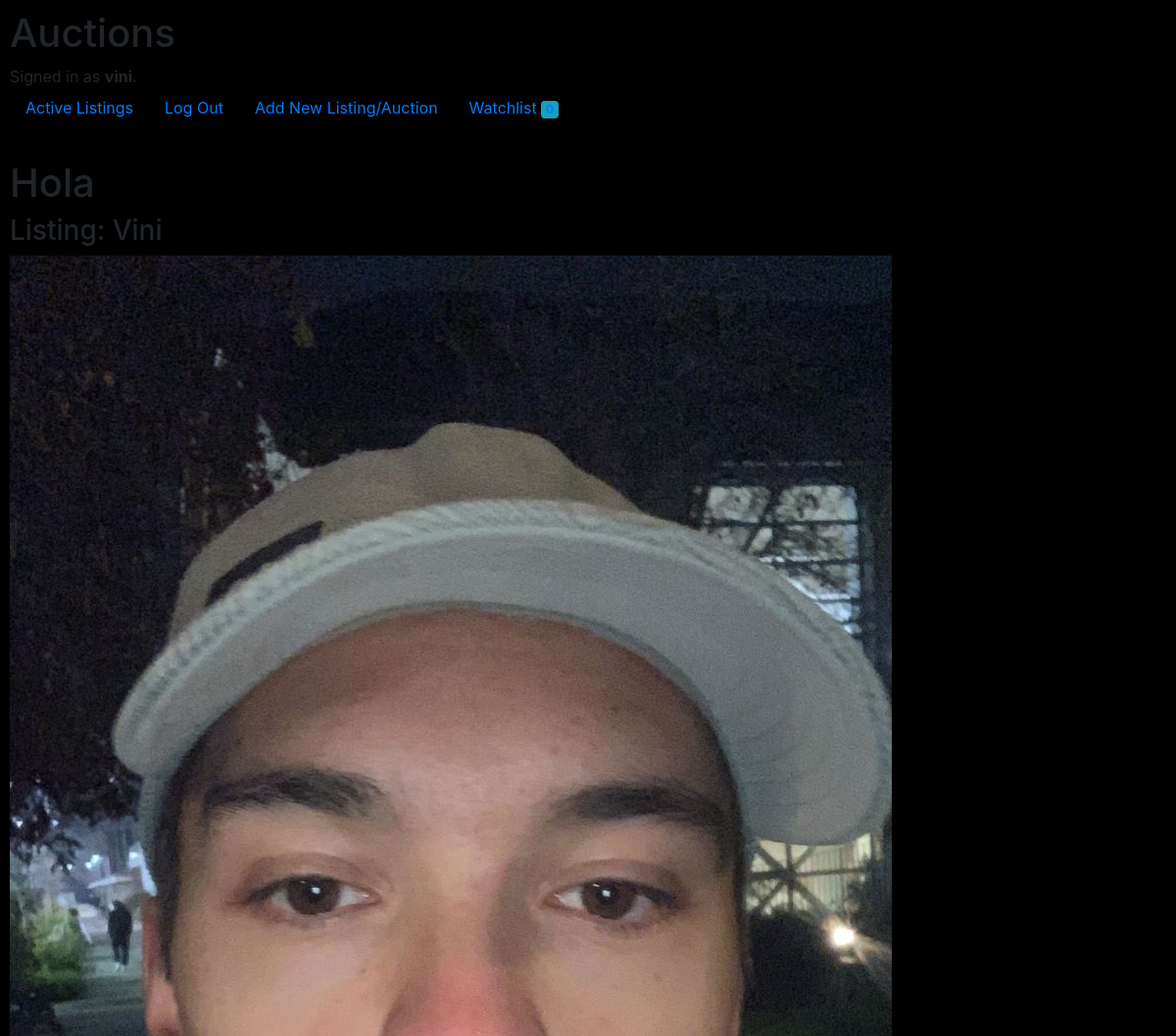
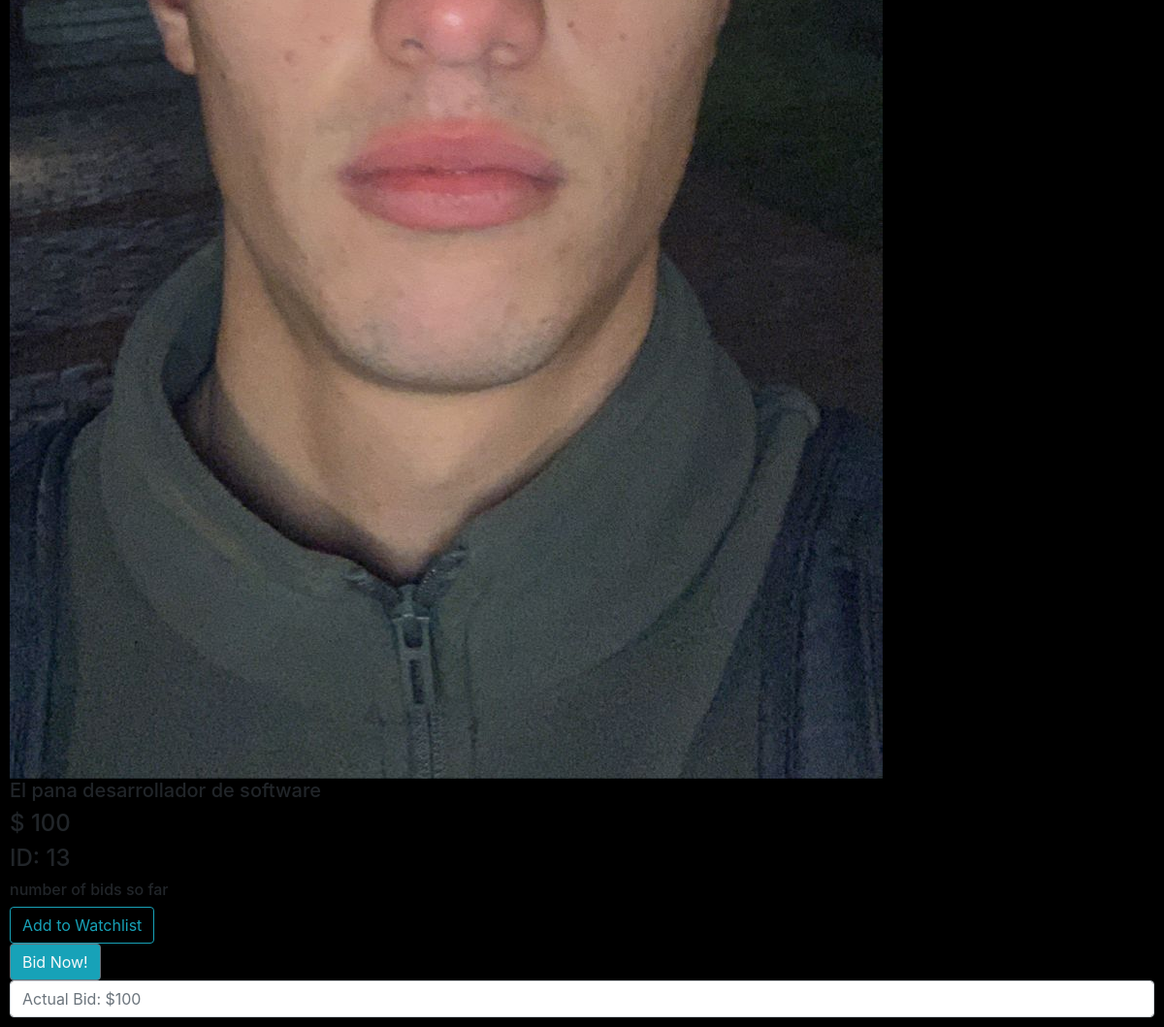
The page /listings/13 (signed in) on the database as committed earlier (2 pictures, top to bottom).
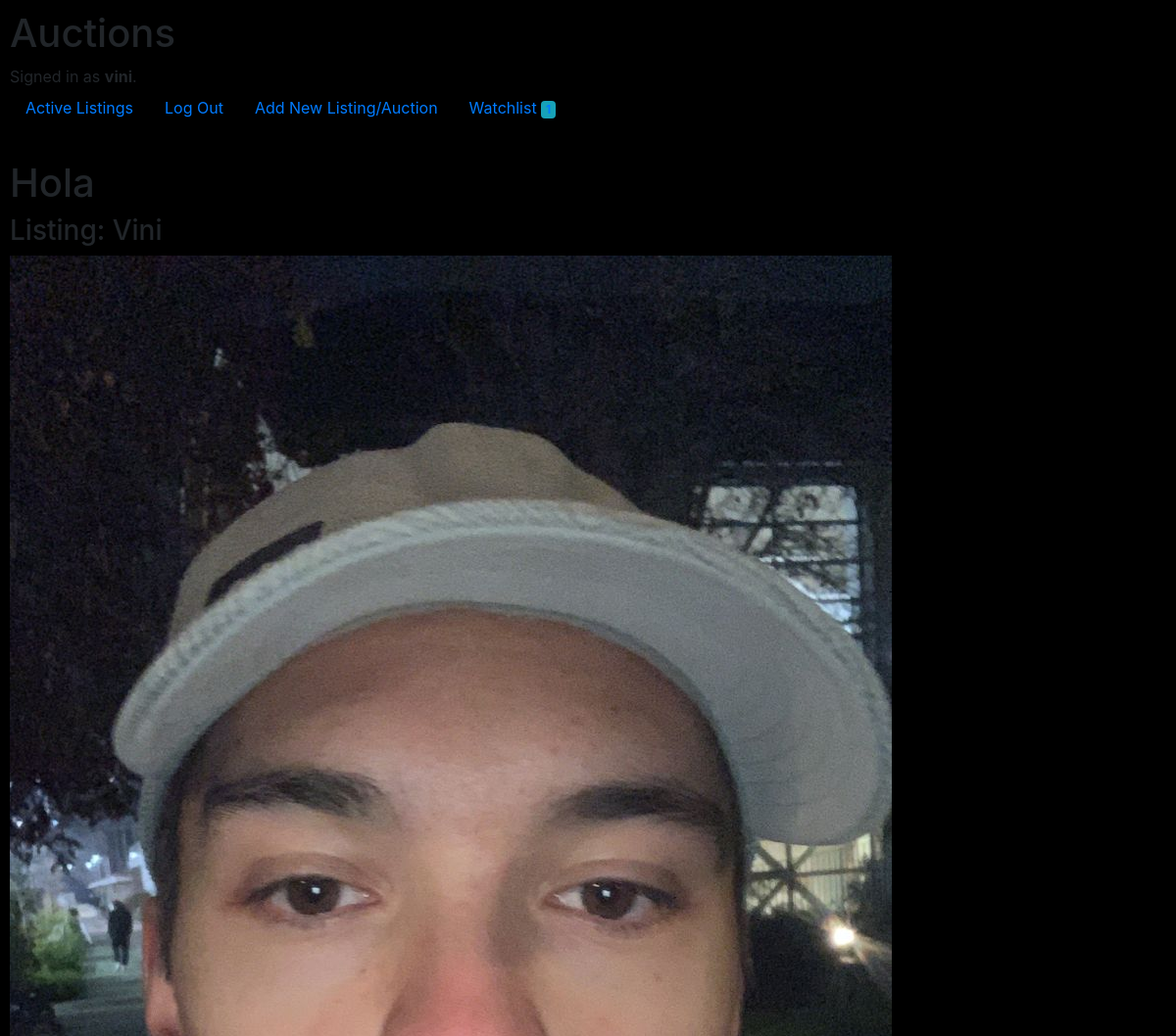
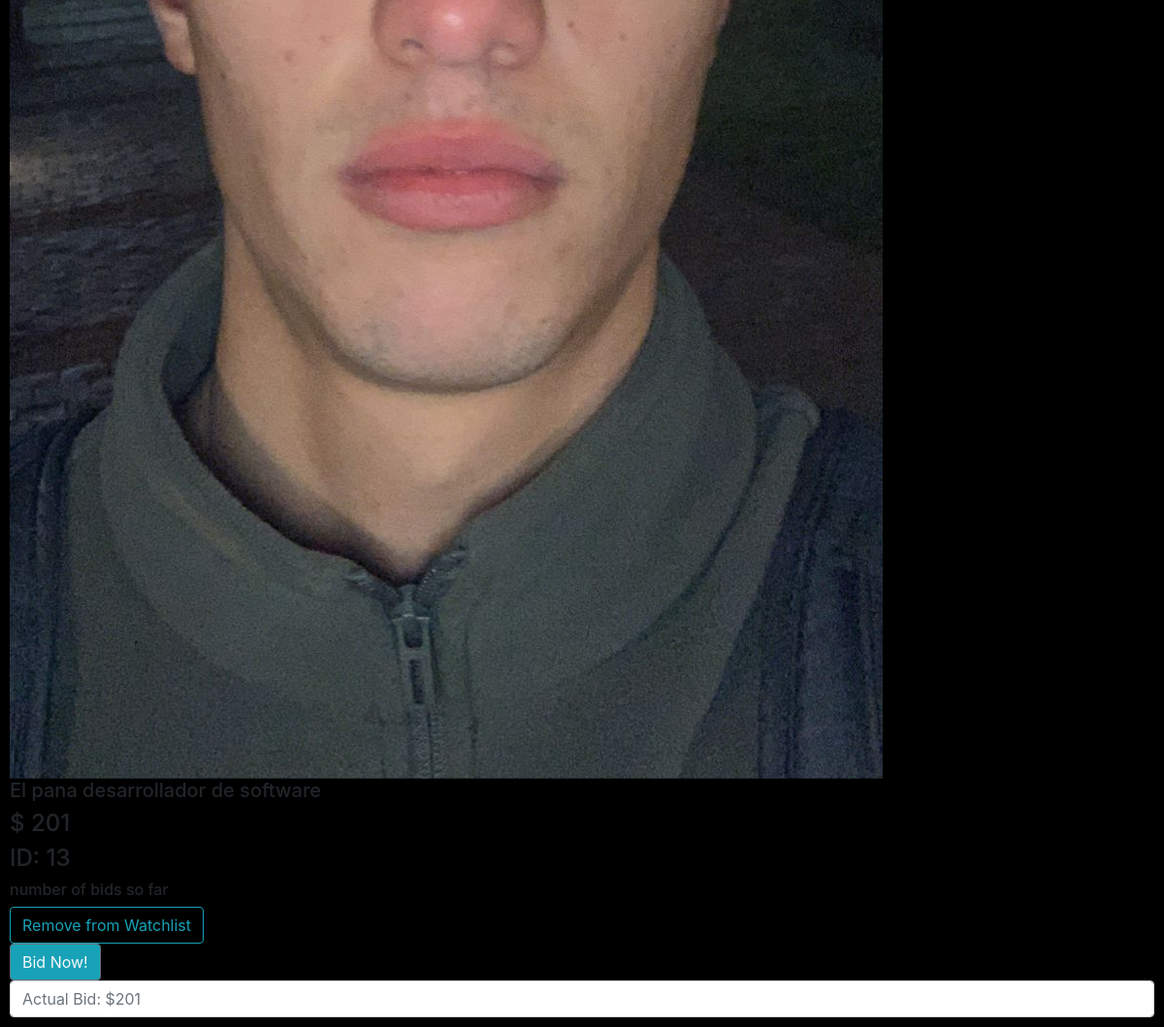
The same page on the database as committed later (2 pictures, top to bottom).
### auctions/models.py (models this page shows, shortened)
class User(AbstractUser):
    watchlist_counter = models.IntegerField(default=0, blank=True)
    watchlist = models.ManyToManyField(Auction, related_name='watchlist', blank=True)

class Auction(models.Model):
    image = models.ImageField(null=True, blank=True, upload_to="static/auctions/media")
    starting_bid = models.IntegerField(null=True)
    price = models.IntegerField()
    title = models.CharField(max_length=64)
    description = models.TextField()
    date = models.DateTimeField(auto_now=True)
    category = models.CharField(
        max_length=3,
        choices=CATEGORIES
    )

### auctions/views.py (the view)
# urls.py: path("listings/<int:listing_id>", views.listing_details, name="listing_details"),
@login_required(login_url='auctions/login.html')
def listing_details(request, listing_id):
    listing = Auction.objects.get(pk=listing_id)
    watchlist = request.user.watchlist.all()
    return render(request, "auctions/listing_details.html", {
        "listing": listing,
        "watchlist": watchlist
    })

### auctions/templates/auctions/listing_details.html (shortened to what this page needs)
{% extends "auctions/layout.html" %}
{% block body %}
    <h1>Hola</h1>
    <h3>Listing: {{ listing.title }}</h3>
     <img src="/{{ listing.image }}"" alt="image" />
    <h5>{{ listing.description }}</h5>
    <h4>$ {{ listing.price }}</h4>
    <h4>ID: {{ listing.id }}</h4>
    <h6>number of bids so far</h6>
    {% if listing not in watchlist %}
        <form action="{% url 'add_to_watchlist' listing.id %}" method="post">
            <input type="submit" class="btn btn-outline-info" value="Add to Watchlist">
        </form>
    {% else %}
        <form action="{% url 'remove_from_watchlist' listing.id %}" method="post">
            <input type="submit" class="btn btn-outline-info" value="Remove from Watchlist">
        </form>
    {% endif %}
    <form action="{% url 'bid' listing.id %}" method="post">
        <div class="input-group-prepend">
            <button class="btn btn-outline-secondary bg-info text-light" type="submit">Bid Now!</button>
        </div>
        <input required type="number" min="{{ listing.price }}"  class="form-control" name="bid" placeholder="Actual Bid: ${{ listing.price }}">
    </form>
{% endblock %}

### auctions/templates/auctions/layout.html (shortened to what this page needs)
{% load static %}
<!DOCTYPE html>
<html lang="en">
    <head>
        <link rel="stylesheet" href="https://stackpath.bootstrapcdn.com/bootstrap/4.4.1/css/bootstrap.min.css">
        <link href="{% static 'auctions/styles.css' %}" rel="stylesheet">
    </head>
    <body>
        <h1>Auctions</h1>
        <div>
            {% if user.is_authenticated %}
                Signed in as <strong>{{ user.username }}</strong>.
            {% else %}
                Not signed in.
            {% endif %}
        </div>
        <ul class="nav">
            <li class="nav-item">
                <a class="nav-link" href="{% url 'index' %}">Active Listings</a>
            </li>
            {% if user.is_authenticated %}
                <li class="nav-item">
                    <a class="nav-link" href="{% url 'logout' %}">Log Out</a>
                </li>
                <li class="nav-item">
                    <a class="nav-link" href="{% url 'add' %}">Add New Listing/Auction</a>
                </li>
                <li class="nav-item">
                    <a class="nav-link" href="{% url 'watchlist' %}">Watchlist <span class="badge bg-info">{{ user.watchlist_counter }}</span>
                    </a>
                </li>
            {% endif %}
        </ul>
        <hr>
        {% block body %}
        {% endblock %}
    </body>
</html>

Rows that differ between the two databases and show on the page:
changed User "vini": watchlist_counter "0" → "1"
changed Auction "Vini": price "100" → "201"; bid "Actual Bid: $100" → "Actual Bid: $201"
Other text that changed with them:
form field value: (not shown) → "Remove from Watchlist"
form field value: "Add to Watchlist" → (not shown)
